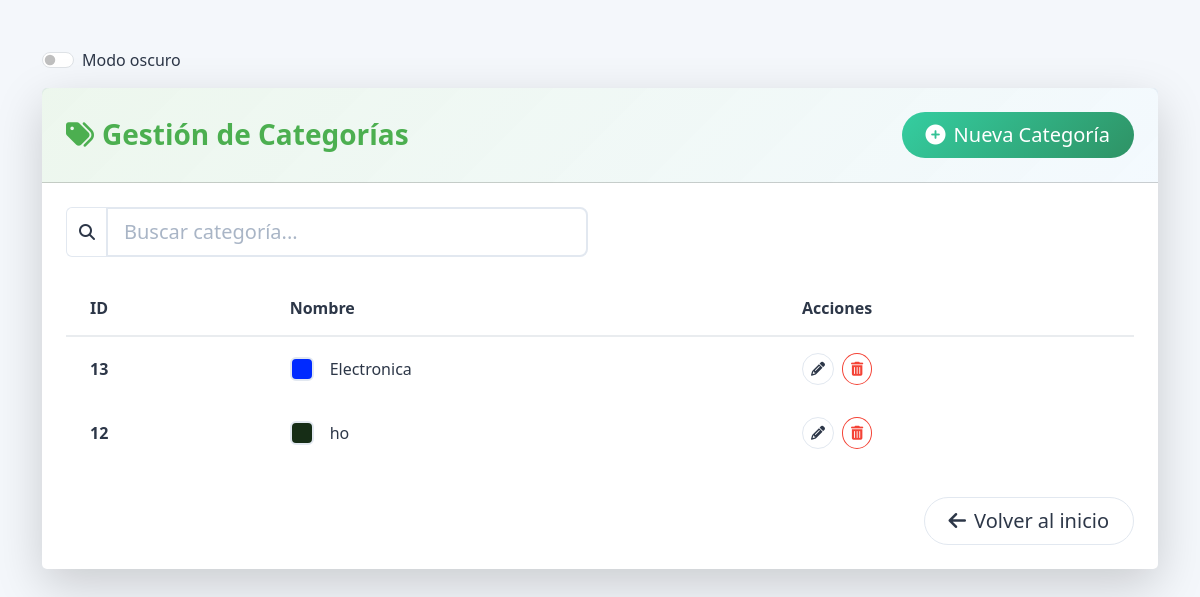
Page /categorias/ on the earlier database version.
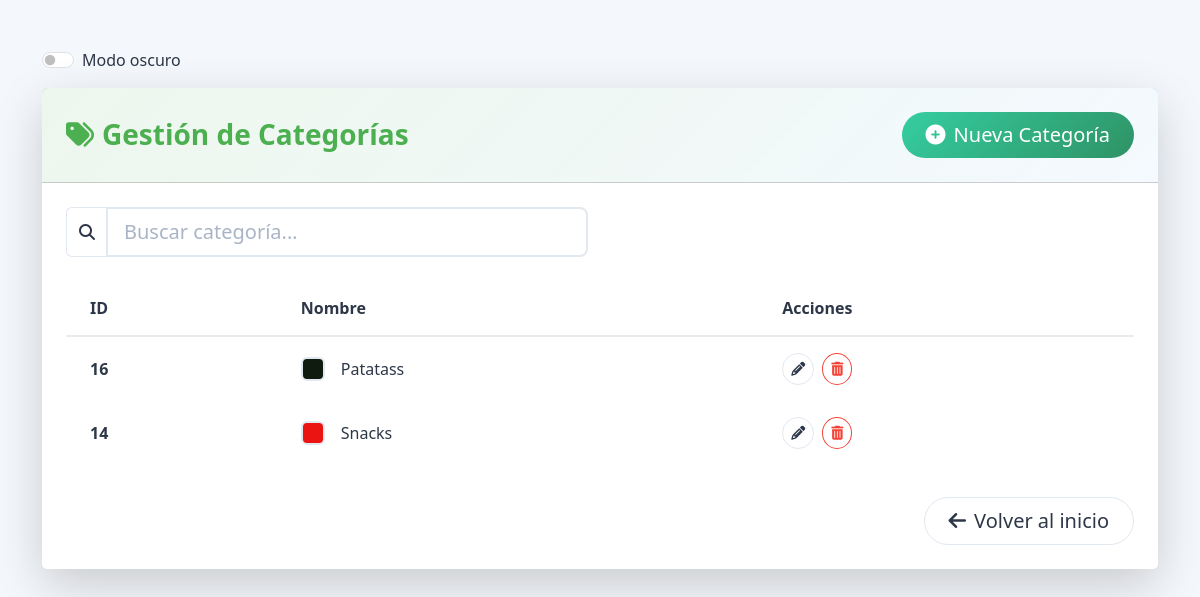
Same page on the later database version.
### control/models.py (models this page shows, shortened)
class Categoria(models.Model):
    nombre = models.CharField(max_length=100, unique=True)  # Nombre de la categoría, único.
    descripcion = models.TextField(blank=True)  # Descripción opcional de la categoría.
    total_stock = models.IntegerField(default=0)  # Stock total de productos en esta categoría.
    color = models.CharField(max_length=7, default='#4e73df')  # Color HEX para representar la categoría.
    class Meta:
        verbose_name = 'Categoría'  # Nombre singular para la interfaz de administración.
        verbose_name_plural = 'Categorías'  # Nombre plural para la interfaz de administración.
        ordering = ['nombre']  # Ordena las categorías alfabéticamente por nombre.

### control/views.py (the view)
# urls.py: path('categorias/', views.CategoriaListView.as_view(), name='categoria_list'),  # URL para la lista de categorías.
class CategoriaListView(ListView):
    model = Categoria
    template_name = 'stock/categoria_list.html'  # Plantilla para mostrar la lista de categorías.
    context_object_name = 'categorias'  # Nombre de la variable de las categorías en el contexto.

### control/templates/stock/categoria_list.html (shortened to what the changed rows need)
{% block content %}
    <link href="https://cdn.jsdelivr.net/npm/bootstrap@5.3.3/dist/css/bootstrap.min.css" rel="stylesheet">
    <link rel="stylesheet" href="https://cdnjs.cloudflare.com/ajax/libs/font-awesome/6.4.0/css/all.min.css">
    <div class="container py-5">
        <div class="card shadow-lg border-0 rounded-3">
            <div class="card-header bg-primary-gradient p-4">
                <div class="d-flex justify-content-between align-items-center">
                    <h2 class="h3 mb-0 fw-bold" style="color: var(--primary-color);">
                        <i class="fas fa-tags me-2"></i>Gestión de Categorías
                    </h2>
                </div>
            </div>
            <div class="card-body p-4">
                <div class="table-responsive">
                    <table class="table table-hover align-middle table-borderless">
                        <thead class="table-light">
                        <tr>
                            <th class="py-3 px-4 rounded-start">ID</th>
                            <th class="py-3 px-4">Nombre</th>
                            <th class="py-3 px-4 rounded-end">Acciones</th>
                        </tr>
                        </thead>
                        <tbody>
                        {% for categoria in categorias %}
                            <tr class="position-relative hover-shadow">
                                <td class="px-4 fw-semibold">{{ categoria.id }}</td>
                                <td class="px-4">
                                    <div class="d-flex align-items-center">
                                    <span class="color-indicator me-3"
                                          style="background-color: {{ categoria.color }}"></span>
                                        {{ categoria.nombre }}
                                    </div>
                                </td>
                                <td class="px-4">
                                    <div class="d-flex gap-2">
                                        <a href="{% url 'stock:categoria_edit' categoria.pk %}"
                                           class="btn btn-sm btn-outline-primary rounded-circle p-2">
                                            <i class="fas fa-pencil-alt"></i>
                                        </a>
                                        <a href="{% url 'stock:categoria_delete' categoria.pk %}"
                                           class="btn btn-sm btn-outline-danger rounded-circle p-2">
                                            <i class="fas fa-trash-alt"></i>
                                        </a>
                                    </div>
                                </td>
                            </tr>
                        {% endfor %}
                        </tbody>
                    </table>
                </div>
            </div>
        </div>
    </div>
{% endblock %}

Differences in the rows shown:
removed Categoria: id "13", nombre "Electronica"
removed Categoria: id "12", nombre "ho"
added Categoria: id "16", nombre "Patatass"
added Categoria: id "14", nombre "Snacks"
